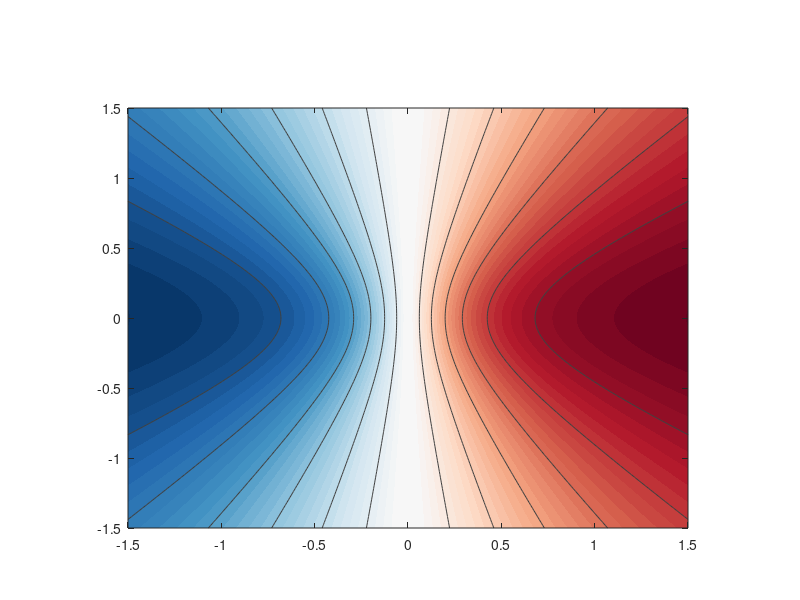

Here is the MATLAB script that generated this plot: (Note: this script raises an error after producing the figure.)
%% Contour + vector-field plot of rho_31 for the 3-node collider topology
% (rho_21 is identically 0 for this topology, so rho_31 is plotted instead),
% as a function of a31, a32 (see figure caption for what each plotted
% element represents). Closed-form rho_31 derived in Appendix D (equation
% following eq:sigma32_collider / main text eq:rho31_collider_main).
%
% One standalone square PDF per panel, plus one standalone colorbar PDF,
% assembled in LaTeX per the authoritative guide
% (tasks/stage3_tasks_plot_networks/stage3_topo_x-node_figure_template_instructions.md).
% Structure copied from plot_topo_3node_confounder_subplot.m; only the
% topology-specific pieces differ (formula, axes, colorbar label).
% Output: figures/topo_3node_collider_figures/{B1,B2,B3,C1,C2,C3,colorbar}.pdf
clc; clear;

% Params for the collider, panels B1-C3 (2x3 grid). columns: [a, sigma_W2,
% sigma_W3]; sigma_W1 = 1 throughout. Same layout convention as the
% confounder figure (row B fixes sigma_W2=sigma_W3=1 and varies a; row C
% varies sigma_W2/sigma_W3 per column too), but with smaller-magnitude a
% values (-0.3/-0.6/-1.0). Here sigma_W3 dilutes rho_31 through node 3's own
% variance (the receiver), rather than building it.
params = [...
    -0.3, 1, 1;
    -0.6, 1, 1;
    -1.0, 1, 1;
    -0.3, 1, 3;
    -0.6, 3, 1;
    -1.0, 3, 3];
sigma_W1 = 1;
% Row A is reserved for the network diagram and matrices strip (drawn
% directly in LaTeX, not exported here), so the two MATLAB-generated data
% rows are B and C.
panel_labels = {'B1','B2','B3','C1','C2','C3'};

% param grid for a31 and a32 (the two connections into the collider node 3)
range = 1.5;
N = 150;
[a31, a32] = meshgrid(linspace(-range, range, N), linspace(-range, range, N));
a31sq = a31.^2;
a32sq = a32.^2;

%% Diverging blue-white-red colormap (stage-wide convention).
rdbu_anchors = [ ...
      5,  48,  97;   33, 102, 172;   67, 147, 195;  146, 197, 222; ...
    209, 229, 240;  247, 247, 247;  253, 219, 199;  244, 165, 130; ...
    214,  96,  77;  178,  24,  43;  103,   0,  31] / 255;
neutral_halfwidth = 0.05;
v = linspace(-1, 1, 256);
t = 0.5 + 0.5 * sign(v) .* max(abs(v) - neutral_halfwidth, 0) ...
                        ./ (1 - neutral_halfwidth);
cmap_div = interp1(linspace(0,1,size(rdbu_anchors,1)), rdbu_anchors, t);

rho_levels = -1:0.1:1;
rho_fill_levels = -1:0.02:1;

%% NO stability mask, NO grey invalid region, NO black boundary curve
% (topology-specific deviation, same as the combined collider plotter): the
% collider's A = [a,0,0; 0,a,0; a31,a32,a] is lower triangular, eigenvalues all
% = a < 0, so the system is Hurwitz-stable everywhere in the plotted plane; the
% denominator is a sum of non-negative terms, strictly positive whenever a!=0,
% so there is also no boundary curve.

%% Output folder -- one subfolder per topology.
script_dir = fileparts(mfilename('fullpath'));
proj_root  = fullfile(script_dir, '..', '..');
fig_dir    = fullfile(proj_root, 'figures', 'topo_3node_collider_figures');
if ~exist(fig_dir, 'dir')
    mkdir(fig_dir);
end

%% Fixed square canvas and fixed axes Position -- IDENTICAL for every panel.
panel_size = 360;
ax_pos = [0.16 0.12 0.70 0.70];

%% Per-panel: compute rho_* gradient, plot, export.
for k = 1:size(params,1)
    a        = params(k,1);
    sigma_W2 = params(k,2);
    sigma_W3 = params(k,3);

    % rho_31 for the collider (verified against Appendix D, the equation
    % immediately following eq:sigma32_collider / main text
    % eq:rho31_collider_main). rho_21 is identically 0 for this topology, so
    % rho_31 is plotted instead.
    numerator = a31 .* sigma_W1;
    denom = 2*sigma_W1 .* (2*a*a*sigma_W3 + a32sq*sigma_W2 + a31sq*sigma_W1);
    rho_31 = numerator ./ sqrt(denom);

    [drho_da31, drho_da32] = gradient(rho_31, a31(1,:), a32(:,1));

    fig = figure('Color','w','Units','points', ...
        'Position',[100 100 panel_size panel_size],'Visible','off');
    ax = axes(fig,'Units','normalized','Position',ax_pos);

    contourf(ax, a31, a32, rho_31, rho_fill_levels, 'LineStyle', 'none')
    hold(ax,'on')
    contour(ax, a31, a32, rho_31, rho_levels(rho_levels ~= 0), ...
            'LineColor', [0.25 0.25 0.25], 'LineWidth', 0.5)
    colormap(ax, cmap_div)
    clim(ax, [-1 1])

    % rho_31 = 0 contour, bright green dashed (stage-wide convention).
    contour(ax, a31, a32, rho_31, [0 0], '--', ...
            'LineColor', [0.00 0.62 0.05], 'LineWidth', 2.5)
    % (No black stability boundary: collider is stable everywhere.)

    mag = sqrt(drho_da31.^2 + drho_da32.^2);
    U = drho_da31 ./ mag;
    V = drho_da32 ./ mag;
    step = 20;
    arrow_scale = 0.5;
    quiver(ax, a31(1:step:end,1:step:end), ...
        a32(1:step:end,1:step:end), ...
        U(1:step:end,1:step:end), ...
        V(1:step:end,1:step:end), ...
        arrow_scale,'k', 'LineWidth', 1)

    axis(ax,'square')

    % set FontSize before xlabel/ylabel/title (ordering pitfall).
    set(ax,'FontSize',16)

    axis_ticks = -range:0.5:range;
    set(ax, 'XTick', axis_ticks, 'YTick', axis_ticks)
    ax.XAxis.TickLabelRotation = 0;
    ax.YAxis.TickLabelRotation = 0;

    % Font sizes match the dyad/confounder reference: axis labels 22, title
    % 18, ticks 16.
    xlabel(ax,'\textbf{$\mathbf{a_{31}}$}','Interpreter','latex','FontSize',22)
    ylabel(ax,'\textbf{$\mathbf{a_{32}}$}','Interpreter','latex','FontSize',22)

    % %+.2f (explicit sign) for a, matching the confounder convention.
    title(ax, sprintf(['$a=%+.2f$, $\\sigma_{W_3}=%.2f$' newline ...
        '$\\sigma_{W_1}=%.2f$, $\\sigma_{W_2}=%.2f$'], ...
        a, sigma_W3, sigma_W1, sigma_W2), ...
        'Interpreter','latex','FontSize',18);

    hold(ax,'off')

    out_path = fullfile(fig_dir, [panel_labels{k} '.pdf']);
    exportgraphics(fig, out_path, 'ContentType', 'vector');
    fprintf('Wrote %s\n', out_path);
    close(fig);
end

%% Standalone colorbar (identical construction to the dyad/confounder
% reference). Label is rho_31, the quantity the collider plots (not rho_21).
cb_width  = 3 * panel_size * 1.1;
cb_height = 160;
fig = figure('Color','w','Units','points','Position',[100 100 cb_width cb_height], ...
    'Visible','off');
ax = axes(fig,'Visible','off');
colormap(ax, cmap_div)
clim(ax, [-1 1])
cb = colorbar(ax,'Location','south');
cb.AxisLocation = 'out';
cb.Position = [0.08 0.35 0.84 0.20];
cb.Label.Interpreter = 'latex';
cb.Label.String = '$\mathbf{\rho_{31}}$';
cb.Label.FontWeight = 'bold';
cb.FontSize = 18;
cb.Label.FontSize = 22;

cb_path = fullfile(fig_dir, 'colorbar.pdf');
exportgraphics(fig, cb_path, 'ContentType', 'vector');
fprintf('Wrote %s\n', cb_path);
close(fig);
